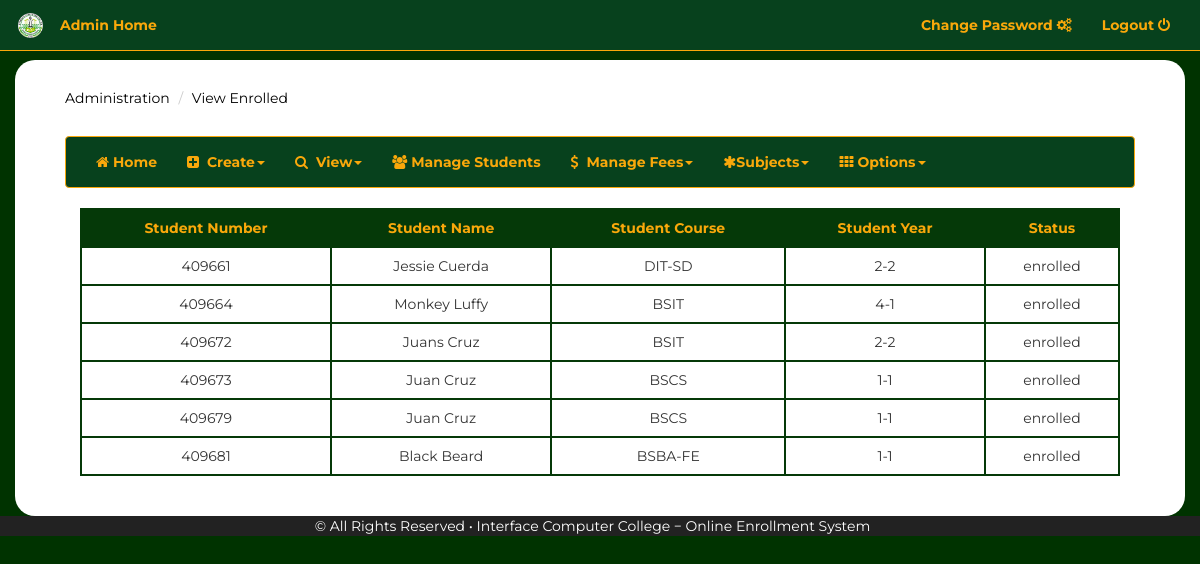
The app's page /admin/view_enrolled.php (signed in), older data.
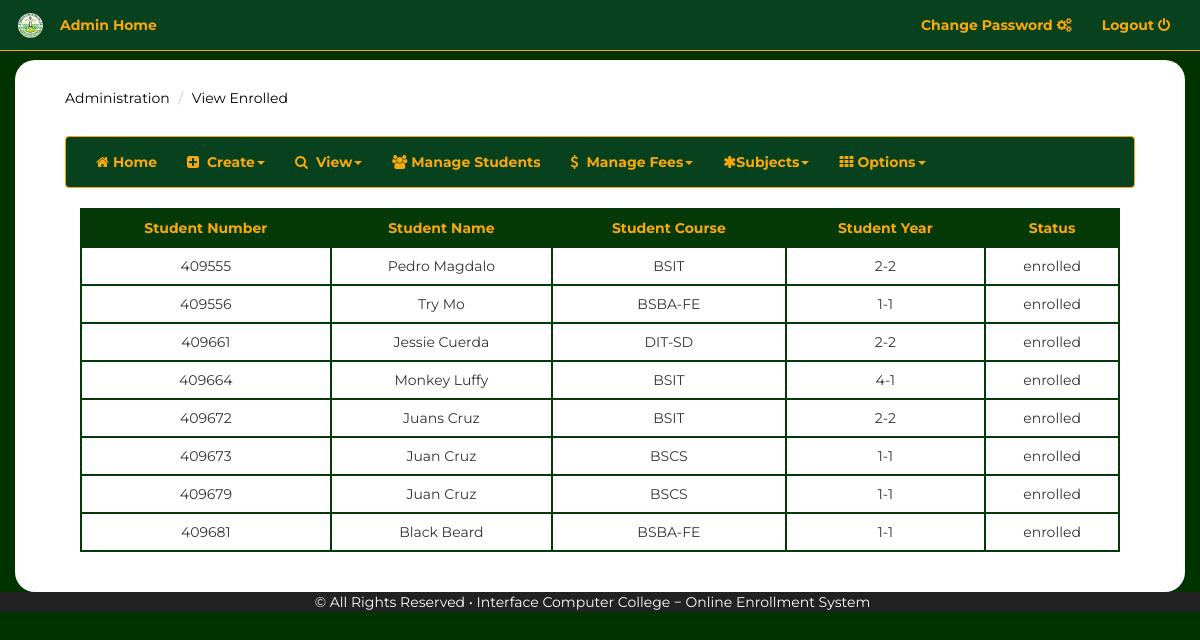
The same page, newer data.
### tables this page shows
CREATE TABLE `tbl_studentinfo` (
  `studentNo` int(6) NOT NULL AUTO_INCREMENT,
  `course_id` varchar(10) NOT NULL,
  `first_name` varchar(255) NOT NULL,
  `last_name` varchar(255) NOT NULL,
  `middle_name` varchar(255) NOT NULL,
  `branch_id` int(10) NOT NULL,
  `address` varchar(255) NOT NULL,
  `age` int(11) NOT NULL,
  `gender` varchar(255) NOT NULL,
  `contact_number` int(11) NOT NULL,
  `email_address` varchar(255) NOT NULL,
  `grant_id` int(11) NOT NULL,
  `year_level` int(1) NOT NULL,
  `semester_num` int(1) NOT NULL,
  `student_type` varchar(10) NOT NULL,
  `status` varchar(15) NOT NULL,
  `new_old` varchar(255) NOT NULL DEFAULT 'new',
  `student_photo` text,
  PRIMARY KEY (`studentNo`,`email_address`),
  KEY `course_id` (`course_id`),
  KEY `branch_id` (`branch_id`),
  KEY `year_level` (`year_level`),
  KEY `semester_num` (`semester_num`),
  KEY `grant_id` (`grant_id`),
  CONSTRAINT `tbl_studentinfo_ibfk_2` FOREIGN KEY (`branch_id`) REFERENCES `tbl_branches` (`branch_id`),
  CONSTRAINT `tbl_studentinfo_ibfk_4` FOREIGN KEY (`year_level`) REFERENCES `tbl_academic_year` (`id`),
  CONSTRAINT `tbl_studentinfo_ibfk_5` FOREIGN KEY (`semester_num`) REFERENCES `tbl_academic_sem` (`id`),
  CONSTRAINT `tbl_studentinfo_ibfk_6` FOREIGN KEY (`course_id`) REFERENCES `tbl_course_info` (`course_id`),
  CONSTRAINT `tbl_studentinfo_ibfk_7` FOREIGN KEY (`grant_id`) REFERENCES `tbl_grants` (`grant_id`) ON DELETE NO ACTION ON UPDATE NO ACTION
);

### admin/view_enrolled.php (the view, shortened to what this page needs)
<?php
  require('includes/connection.php');
  include('includes/header.php');
  include('../admin/navigation_admin2.php');
?>
       <div class="container" id="mainContainer">
            <div class="container-fluid">
                <div class="row">
                    <div class="col-md-12">
                      <ol class="breadcrumb">
                          <li><a href="../admin/Administration.php">Administration</a></li>
                          <li><a href="../admin/view_enrolled.php">View Enrolled</a></li>
                      </ol>
                    </div>
                </div>
                    <div class="col-md-12">
                       <?php include('admin_nav2.php'); ?>
                        <div class="container-fluid">
                            <div class="row">
                               <div class="col-sm-12">
                                   <table class="table table-responsive table-bordered">
                                        <tr>
                                          <th class="text-center">
                                            Student Number
                                          </th>
                                          <th class="text-center">
                                            Student Name
                                          </th>
                                          <th class="text-center">
                                            Student Course
                                          </th>
                                          <th class="text-center">
                                            Student Year
                                          </th>
                                          <th class="text-center">
                                            Status
                                          </th>
                                        </tr>
                                      <?php
                                          $status = "enrolled";
                                          $query = "SELECT studInfo.studentNo,
                                                    studInfo.first_name ,
                                                    studInfo.last_name,
                                                    studInfo.course_id,
                                                    studInfo.year_level,
                                                    studInfo.semester_num ,
                                                    studInfo.status
                                                    FROM tbl_studentinfo studInfo
                                                    WHERE studInfo.status = '$status'";
                                          $result = mysqli_query($conn,$query);
                                          while( $row = mysqli_fetch_assoc($result)){
                                                  $student_number = $row['studentNo'];
                                                  $student_fname = $row['first_name'];
                                                  $student_lastName = $row['last_name'];
                                                  $student_course = $row['course_id'];
                                                  $student_yrLevel = $row['year_level'];
                                                  $student_semNumber = $row['semester_num'];
                                                  $student_status = $row['status'];
                                       ?>
                                        <tr>
                                          <td class="text-center">
                                          <?php echo $student_number; ?>
                                          </td >
                                          <td class="text-center">
                                           <?php {echo $student_fname ,' ', $student_lastName;} ?>
                                          </td>
                                          <td class="text-center">
                                          <?php echo $student_course; ?>
                                          </td >
                                          <td class="text-center">
                                            <?php {echo $student_yrLevel , '-' , $student_semNumber;} ?>
                                          </td>
                                          <td class="text-center">
                                            <?php echo $student_status; ?>
                                          </td>
                                          <?php } ?>
                                        </tr>
                                  </table>
                               </div>
                               </div>
                            </div>
                        </div>
                    </div>
                </div>
 <?php include('includes/footer.php'); ?>

Row changes from the older to the newer data that the page shows:
added tbl_studentinfo: studentNo "409555", first_name "Pedro", last_name "Magdalo", course "BSIT", year_level "2", semester_num "2", status "enrolled"
added tbl_studentinfo: studentNo "409556", first_name "Try", last_name "Mo", course "BSBA-FE", year_level "1", semester_num "1", status "enrolled"
